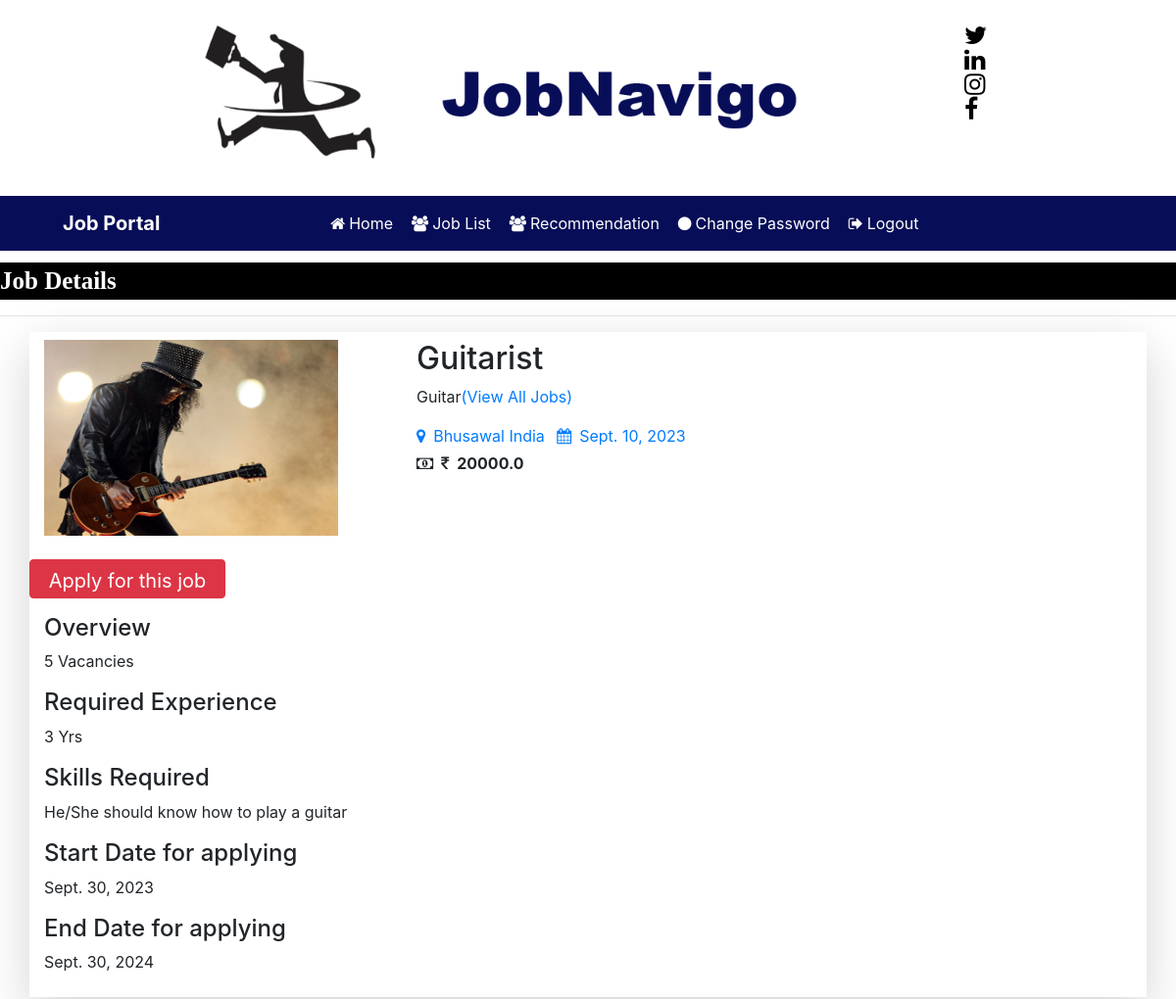
Page /job_detail/1 on the committed database.
### CareerPatches/models.py (models this page shows, shortened)
class Job(models.Model):
    recruiter = models.ForeignKey(Recruiter,on_delete=models.CASCADE)
    start_date = models.DateField()
    end_date  = models.DateField()
    title = models.CharField(max_length=100)
    salary = models.FloatField(max_length=20)
    image = models.FileField()
    description = models.CharField(max_length=300)
    experience = models.CharField(max_length=50)
    location = models.CharField(max_length=100)
    skills = models.CharField(max_length=100)
    creationdate = models.DateField()

class Recruiter(models.Model):
    user = models.ForeignKey(User,on_delete=models.CASCADE)
    mobile = models.CharField(max_length=15,null=True)
    image  = models.FileField(null=True)
    gender = models.CharField(max_length=10,null=True)
    company = models.CharField(max_length=15,null=True)
    type = models.CharField(max_length=15,null=True)
    status = models.CharField(max_length=20,null=True)

### CareerPatches/views.py (the view)
# urls.py: path('job_detail/<int:pid>',job_detail,name="job_detail"),
def job_detail(request,pid):
    job = Job.objects.get(id=pid)
    d = {'job':job}
    return render(request,'job_detail.html',d)

### CareerPatches/Templates/job_detail.html (shortened to what this page needs)
{% load static %}
{% block body %}
{% include 'user_navigation.html' %}
<marquee style ="font-family: Monotype Corsiva; font-size: 25px; color:white;background-color: black; font-weight: bold; margin-top: 1%; ">
    Job Details
</marquee>
<hr>
<div class="container shadow-lg py-2 mb-2">
    <div class="row">
        <div class="col-md-4">
            <img src="{{job.image.url}}" style="width: 300px; height: 200px;">
        </div>
        <div class="col-md-6">
           <h2>{{job.title}}</h2>
           <p>{{job.recruiter.company}}<a href="{% url 'user_latestjobs' %}">(View All Jobs)</a></p>
           <a href="#" class="mr-2"><i class="fa fa-map-marker mr-2"></i>{{job.location}}</a>
           <a href="#"><i class="fa fa-calendar mr-2"></i>{{job.creationdate}}</a>
           <br>
           <strong><i class="fa fa-money mr-2 mt-2"></i><i class="fa fa-inr mr-2 mt-2"></i>{{job.salary}}</strong>
        </div>
<div class="mt-4">
        <a href="{% url 'applyforjob' job.id %}" class="btn btn-danger" style="width: 200px; height: 40px; font-size: 20px;">Apply for this job</a>
</div>
    </div>
    <div class="mt-3">
        <h4>Overview</h4>
        <p>{{job.description}}</p>
        <h4>Required Experience</h4>
        <p>{{job.experience}} Yrs</p>
        <h4>Skills Required</h4>
        <p>{{job.skills}}</p>
        <h4>Start Date for applying</h4>
        <p>{{job.start_date}}</p>
        <h4>End Date for applying</h4>
        <p>{{job.end_date}}</p>
    </div>
</div>
{% endblock %}

### CareerPatches/Templates/user_navigation.html (shortened to what this page needs)
{% load static %}
<html>
<head>
        <link rel="stylesheet" href="https://cdn.jsdelivr.net/npm/bootstrap@4.6.2/dist/css/bootstrap.min.css">
        <link rel="stylesheet" href="https://cdnjs.cloudflare.com/ajax/libs/font-awesome/4.7.0/css/font-awesome.min.css">
                <link rel="stylesheet" href="https://cdn.datatables.net/1.13.6/css/jquery.dataTables.min.css">
        <link rel="stylesheet" href="https://cdn.datatables.net/buttons/2.4.2/css/buttons.dataTables.min.css">
</head >
<body>
<div class="container">
        <div class="row">
                <div class="col-sm-4">
                        <img src="{% static 'jobnavigo.png' %}" width="800px" height="200px" style="padding-left: 40%">
                </div>
                <div class="col-sm-4 mt-4" style = "padding-left: 50%" >
<span style="font-weight:bold ; font-size: 25px">
        <a href="https://twitter.com/JobNavigo" target="_blank" ><i class="fa fa-twitter pl-1" style="color: rgb(0, 0, 0);"></i></a>
        <a href="https://www.linkedin.com/in/robert-jr-060437292" target="_blank"><i class="fa fa-linkedin pl-1" style="color: rgb(0, 0, 0);"></i></a>
        <a href="https://www.instagram.com/job_navigo/" target="_blank"><i class="fa fa-instagram pl-1" style="color: rgb(0, 0, 0);"></i></a>
        <a href="https://www.facebook.com/profile.php?id=61551223599788" target="_blank"><i class="fa fa-facebook pl-1" style="color: rgb(0, 0, 0);"></i></a>
</span>
                                </div>
                        </div>
        </div>
<nav class="navbar navbar-expand-sm" style="background-color : rgb(7, 13, 87)">
        <a class="navbar-brand text-white pl-5 font-weight-bold">Job Portal</a>
<ul class="navbar-nav">
        <li class="nav-item">
                <a class="nav-link" href="{% url 'user_home' %}" style="margin-left:150px"><i class="fa fa-home mr-1"></i>Home</a>
        </li>
        <li class="nav-item">
                <a class="nav-link" href="{% url 'user_latestjobs' %}"><i class="fa fa-users mr-1"></i>Job List</a>
        </li>
        <li class="nav-item">
                <a class="nav-link" href="{% url 'jobrecommendation_form' %}"><i class="fa fa-users mr-1"></i>Recommendation</a>
        </li>
        <li class="nav-item">
                <a class="nav-link" href="{% url 'change_passworduser' %}"><i class="fa fa-circle mr-1"></i>Change Password</a>
        </li>
        <li class="nav-item">
                <a class="nav-link" href="{% url 'Logout' %}"><i class="fa fa-sign-out mr-1"></i>Logout</a>
        </li>
</ul>
<a class="navbar-brand text-white pl-5 font-weight-bold">{{request.user.first_name}} {{request.user.last_name}}</a>
</nav>
</body>
</html>

### CareerPatches/Templates/user_navigation.html (style rules this page uses)
.nav-link { color:white !important ; margin-right: 3px; }

### rows in the picture
Job: image (picture), title "Guitarist", recruiter.company "Guitar", location "Bhusawal India", creationdate "Sept. 10, 2023", salary "20000.0", description "5 Vacancies", experience "3", skills "He/She should know how to play a guitar", start_date "Sept. 30, 2023", end_date "Sept. 30, 2024"
